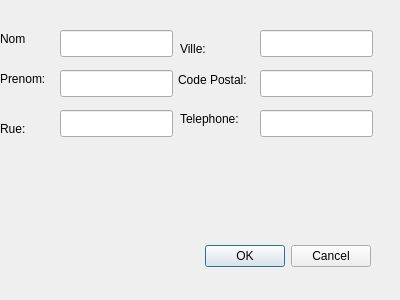
<?xml version="1.0" encoding="UTF-8"?>
<ui version="4.0">
 <class>DialogNouveauClient</class>
 <widget class="QDialog" name="DialogNouveauClient">
  <property name="geometry">
   <rect>
    <x>0</x>
    <y>0</y>
    <width>400</width>
    <height>300</height>
   </rect>
  </property>
  <property name="windowTitle">
   <string>Dialog</string>
  </property>
  <widget class="QDialogButtonBox" name="buttonBox">
   <property name="geometry">
    <rect>
     <x>30</x>
     <y>240</y>
     <width>341</width>
     <height>32</height>
    </rect>
   </property>
   <property name="orientation">
    <enum>Qt::Horizontal</enum>
   </property>
   <property name="standardButtons">
    <set>QDialogButtonBox::Cancel|QDialogButtonBox::Ok</set>
   </property>
  </widget>
  <widget class="QLineEdit" name="lineEdit_Nom">
   <property name="geometry">
    <rect>
     <x>60</x>
     <y>30</y>
     <width>113</width>
     <height>27</height>
    </rect>
   </property>
  </widget>
  <widget class="QLineEdit" name="lineEdit_Prenom">
   <property name="geometry">
    <rect>
     <x>60</x>
     <y>70</y>
     <width>113</width>
     <height>27</height>
    </rect>
   </property>
  </widget>
  <widget class="QLineEdit" name="lineEdit_Rue">
   <property name="geometry">
    <rect>
     <x>60</x>
     <y>110</y>
     <width>113</width>
     <height>27</height>
    </rect>
   </property>
  </widget>
  <widget class="QLineEdit" name="lineEdit_Ville">
   <property name="geometry">
    <rect>
     <x>260</x>
     <y>30</y>
     <width>113</width>
     <height>27</height>
    </rect>
   </property>
  </widget>
  <widget class="QLineEdit" name="lineEdit_CP">
   <property name="geometry">
    <rect>
     <x>260</x>
     <y>70</y>
     <width>113</width>
     <height>27</height>
    </rect>
   </property>
  </widget>
  <widget class="QLineEdit" name="lineEdit_Tel">
   <property name="geometry">
    <rect>
     <x>260</x>
     <y>110</y>
     <width>113</width>
     <height>27</height>
    </rect>
   </property>
  </widget>
  <widget class="QLabel" name="label">
   <property name="geometry">
    <rect>
     <x>0</x>
     <y>30</y>
     <width>59</width>
     <height>17</height>
    </rect>
   </property>
   <property name="text">
    <string>Nom</string>
   </property>
  </widget>
  <widget class="QLabel" name="label_2">
   <property name="geometry">
    <rect>
     <x>0</x>
     <y>70</y>
     <width>59</width>
     <height>17</height>
    </rect>
   </property>
   <property name="text">
    <string>Prenom:</string>
   </property>
  </widget>
  <widget class="QLabel" name="label_3">
   <property name="geometry">
    <rect>
     <x>0</x>
     <y>120</y>
     <width>59</width>
     <height>17</height>
    </rect>
   </property>
   <property name="text">
    <string>Rue:</string>
   </property>
  </widget>
  <widget class="QLabel" name="label_4">
   <property name="geometry">
    <rect>
     <x>180</x>
     <y>110</y>
     <width>71</width>
     <height>17</height>
    </rect>
   </property>
   <property name="text">
    <string>Telephone:</string>
   </property>
  </widget>
  <widget class="QLabel" name="label_5">
   <property name="geometry">
    <rect>
     <x>178</x>
     <y>70</y>
     <width>81</width>
     <height>20</height>
    </rect>
   </property>
   <property name="text">
    <string>Code Postal:</string>
   </property>
  </widget>
  <widget class="QLabel" name="label_6">
   <property name="geometry">
    <rect>
     <x>180</x>
     <y>40</y>
     <width>59</width>
     <height>17</height>
    </rect>
   </property>
   <property name="text">
    <string>Ville:</string>
   </property>
  </widget>
 </widget>
 <resources/>
 <connections>
  <connection>
   <sender>buttonBox</sender>
   <signal>accepted()</signal>
   <receiver>DialogNouveauClient</receiver>
   <slot>accept()</slot>
   <hints>
    <hint type="sourcelabel">
     <x>248</x>
     <y>254</y>
    </hint>
    <hint type="destinationlabel">
     <x>157</x>
     <y>274</y>
    </hint>
   </hints>
  </connection>
  <connection>
   <sender>buttonBox</sender>
   <signal>rejected()</signal>
   <receiver>DialogNouveauClient</receiver>
   <slot>reject()</slot>
   <hints>
    <hint type="sourcelabel">
     <x>316</x>
     <y>260</y>
    </hint>
    <hint type="destinationlabel">
     <x>286</x>
     <y>274</y>
    </hint>
   </hints>
  </connection>
 </connections>
</ui>
